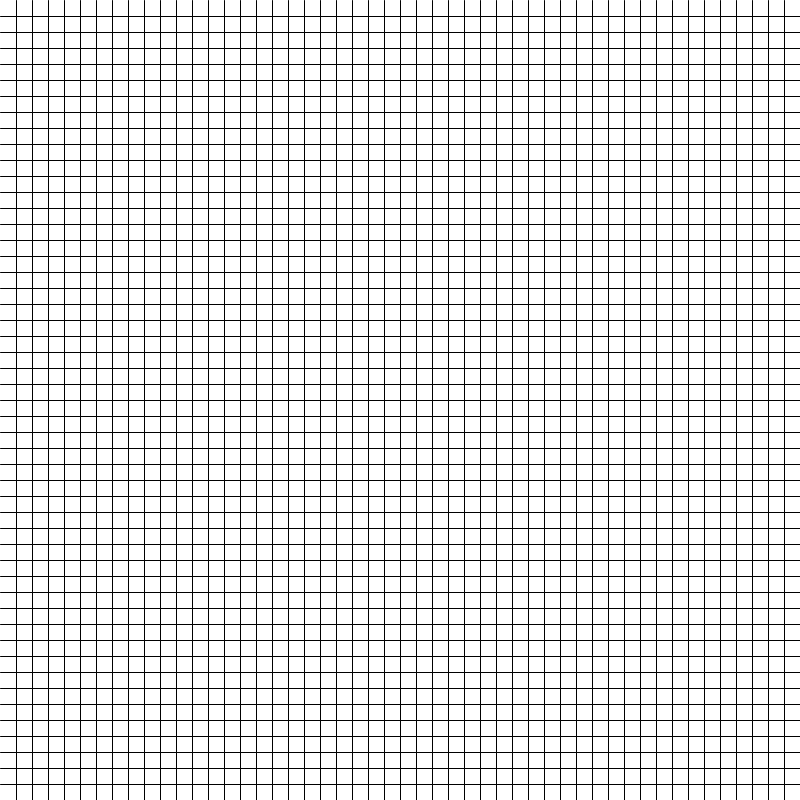
Frame 1 (no input)
Frame 60 (the mouse pressed at the canvas centre just before this capture): identical to frame 1, image omitted
Frame 120 (the mouse held since frame 60 and released just before this capture): identical to frame 1, image omitted

The Processing sketch that drew this single still picture (run headless with seeded random() and noise(); from frame 60 on, the mouse is pressed at the canvas centre):

// Processing sketch: noiseTopography
// ── noiseTopography.pde
Grid grid;

void setup() {
  size(800, 800);
  grid = new Grid(50,50);
}

void draw() {
}

// ── Grid.pde
class Grid {

  float rows;
  float cols;
  float colOffset = width / rows;
  float rowOffset = height / cols;

  Grid(float rows, float cols) {
    this.rows = rows;
    this.cols = cols;
    colOffset = width / rows;
    rowOffset = height / cols;

    this.drawGrid();
  }

  void drawGrid() {
    background(255);
    fill(255);

    float col = colOffset;
    while (col < width) {
      line(col, 0, col, height);
      col += colOffset;
    }

    float row = rowOffset;
    while (row < height) {
      line(0, row, width, row);
      row += rowOffset;
    }
  }

  void fillSquare(float x, float y  ) {
  }
}
